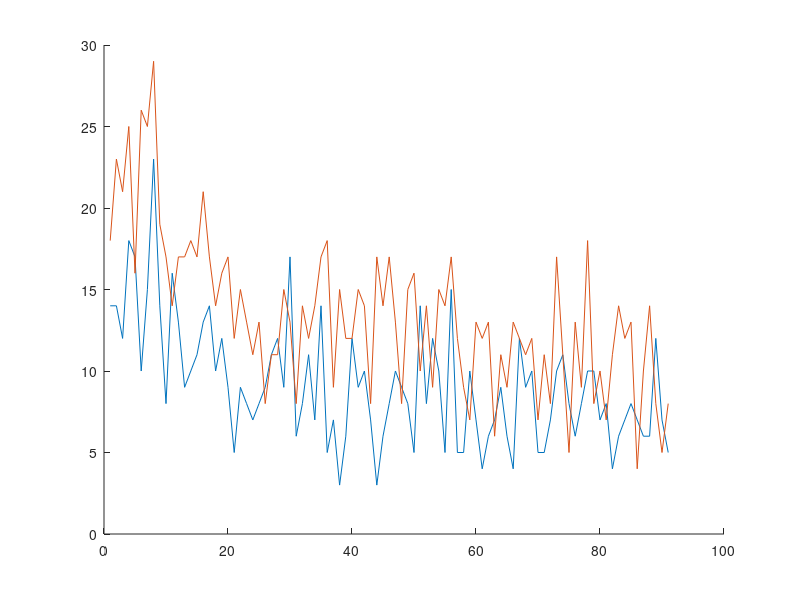

Write MATLAB code to recreate this figure. (Note: this script raises an error after producing the figure.)
clear
clc

% Neurons | trials | reachDirections
%    95   |   182  |      8
%     1   |    2   |      3      <-- dimensions
% 182 trials for each neuron-direction	combination
% divide trials in half

data = load("firingrate.mat");
firing_rate = data.firingrate;
half = ceil(size(firing_rate,2)/2);
training_data = firing_rate(:,1:half,:);
testing_data = firing_rate(:,half+1:end,:);

% neuron 1, first 2 reach directions
figure;
hold on
for i=1:2 %size(data_for_training,3)
    plot(training_data(1,:,i))
end
hold off

lambda = squeeze(mean(training_data, 2));
[accuracy, real, predicted] = my_NaiveBayes(testing_data, training_data, lambda);
% 0.9739

%create fabricated dataset
%classifier should fail badly
x = size(testing_data, 1);
y = size(testing_data, 2);
z = size(testing_data, 3);
mean_firingrates_all = mean(firing_rate,'all');
spoof_firingrates_testing = poissrnd(mean_firingrates_all, x, y, z);
spoof_firingrates_training = poissrnd(mean_firingrates_all, x, y, z);

lambda2 = squeeze(mean(spoof_firingrates_training, 2));
accuracy2 = my_NaiveBayes(spoof_firingrates_testing, spoof_firingrates_training, lambda2);
% 0.1264

%---------------FUNCTIONS-----------------%

function [accuracy real_answer, predicted_answer] = my_NaiveBayes(testing_data, training_data, lambda)
    real_answer = [];
    predicted_answer = [];
    num_neurons = size(testing_data,1);
    num_trials = size(testing_data,2);
    num_directions = size(testing_data,3);
    num_predictions = num_trials*num_directions;

    for i=1:num_trials
        disp(i)
        for j=1:num_directions
            y_feature = testing_data(:,i,j);
            real_answer = [real_answer j];
            %loop through 8 probabliities again
            prob_density = zeros(num_directions,1);
            for k=1:num_directions    
                for z=1:num_neurons
                    prob_density(k) = prob_density(k) + log(poisspdf(y_feature(z), lambda(z,k)));
                end
            end
            max_prob = max(prob_density);
            class = find(prob_density==max_prob);
            predicted_answer = [predicted_answer class];
        end
    end
    disp(accuracy)
end